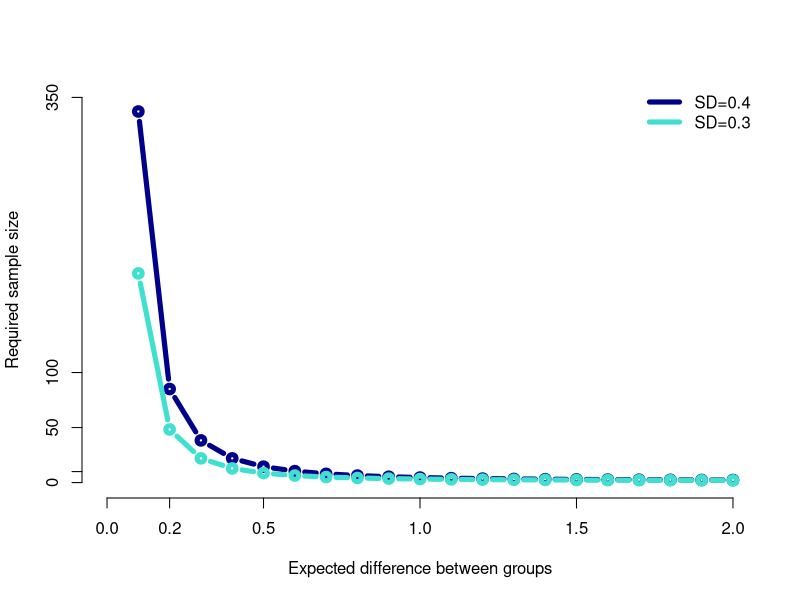

This figure's R source:
## ---- chunk 1
power.t.test(n=6,delta=0.3,sd=0.28,type="two.sample") 
## ---- chunk 2
# TODO: Use the power.t.test() function to calculate the sample size needed to achieve a power of 90%, assuming that the magnitude of the difference is 0.3 units and the standard deviation is 0.28 units.
help("power.t.test")
## ---- chunk 3
samplesizes <- seq(from=10,to=200,by=10)
# TODO: Use the power.t.test() function to compute the power of a sequence of sample sizes. Assume that the magnitude of difference is 0.3 unites and the standard deviation is 0.28 units. Then, use the plot() function to plot that relationship.
## ---- chunk 4
# Run as whole block
differences <- seq(from=0.1,to=2,by=0.1)
samplesize_sd04 <- sapply(differences,
                          function(d){power.t.test(power=0.9,
                                                   delta=d,
                                                   sd=0.4,
                                                   type="two.sample")$n})
samplesize_sd03 <- sapply(differences,
                          function(d){power.t.test(power=0.9,
                                                   delta=d,
                                                   sd=0.3,
                                                   type="two.sample")$n})
plot(differences,
     samplesize_sd04,
     xlim=c(0,2),
     xlab="Expected difference between groups",
     ylab="Required sample size",
     ylim=c(0,350),
     type="b",
     col="darkblue",
     lwd=5,axes=FALSE)
lines(differences, samplesize_sd03,col="turquoise",lwd=5,type="b")
axis(1,at=c(0,0.2,0.5,1,1.5,2))
axis(2,at=c(350,100,50,10,0))
legend(x="topright",lwd=5,bty="n",legend=c("SD=0.4","SD=0.3"),col=c("darkblue","turquoise")) 
